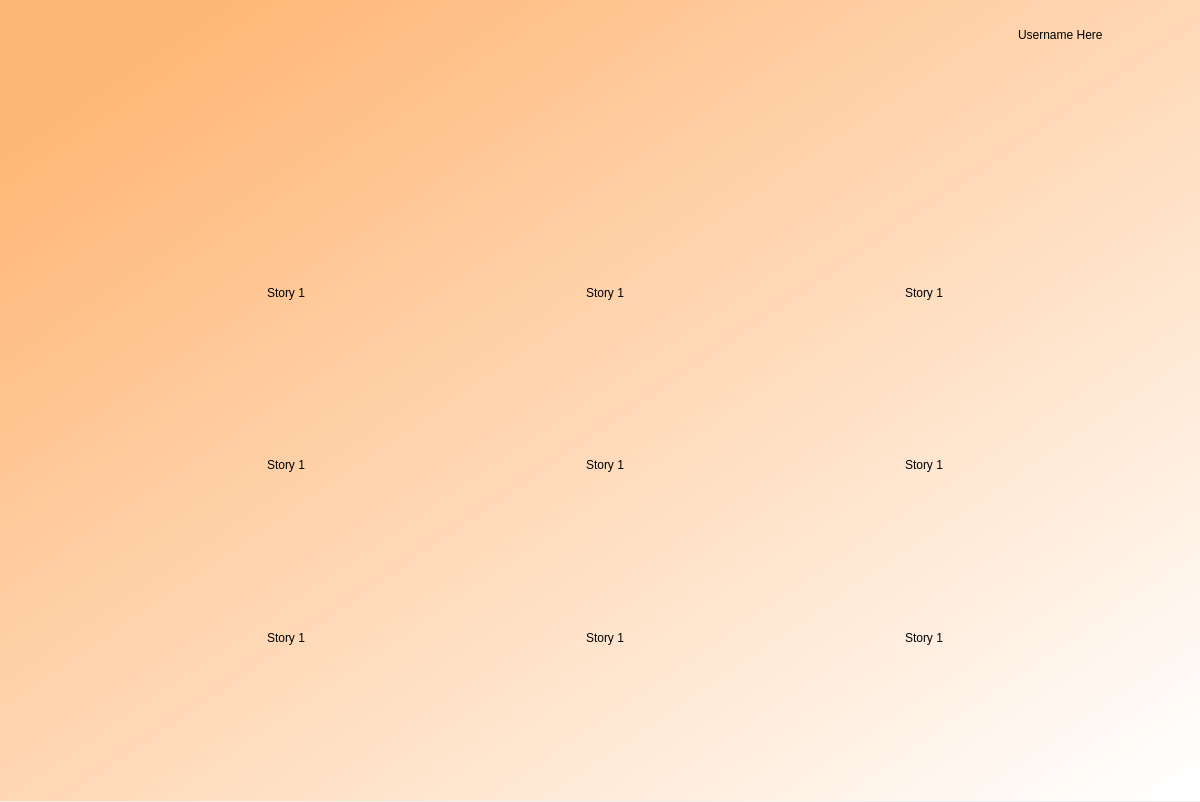
<?xml version="1.0" encoding="UTF-8"?>
<ui version="4.0">
 <class>Dialog</class>
 <widget class="QDialog" name="Dialog">
  <property name="geometry">
   <rect>
    <x>0</x>
    <y>0</y>
    <width>1200</width>
    <height>802</height>
   </rect>
  </property>
  <property name="windowTitle">
   <string>Dialog</string>
  </property>
  <widget class="QWidget" name="bgwidget" native="true">
   <property name="geometry">
    <rect>
     <x>0</x>
     <y>0</y>
     <width>1201</width>
     <height>801</height>
    </rect>
   </property>
   <property name="styleSheet">
    <string notr="true">QWidget#bgwidget{
background-color:qlineargradient(spread:pad, x1:0.091, y1:0.101636, x2:0.991379, y2:0.977, stop:0 rgb(255, 183, 119), stop:1 rgba(255, 255, 255, 255));}</string>
   </property>
   <widget class="QLabel" name="errorMsg">
    <property name="geometry">
     <rect>
      <x>440</x>
      <y>450</y>
      <width>341</width>
      <height>16</height>
     </rect>
    </property>
    <property name="styleSheet">
     <string notr="true">font: 12pt &quot;DengXian&quot;; color :red;</string>
    </property>
    <property name="text">
     <string/>
    </property>
   </widget>
   <widget class="QWidget" name="verticalLayoutWidget">
    <property name="geometry">
     <rect>
      <x>240</x>
      <y>90</y>
      <width>751</width>
      <height>80</height>
     </rect>
    </property>
    <layout class="QVBoxLayout" name="verticalLayout">
     <item alignment="Qt::AlignHCenter|Qt::AlignVCenter">
      <widget class="QLabel" name="difficulty">
       <property name="styleSheet">
        <string notr="true">font: 36pt &quot;DengXian&quot;; color: rgb(0, 0, 0)</string>
       </property>
       <property name="text">
        <string/>
       </property>
      </widget>
     </item>
    </layout>
   </widget>
   <widget class="QWidget" name="verticalLayoutWidget_2">
    <property name="geometry">
     <rect>
      <x>940</x>
      <y>10</y>
      <width>241</width>
      <height>51</height>
     </rect>
    </property>
    <layout class="QVBoxLayout" name="verticalLayout_2">
     <item alignment="Qt::AlignHCenter|Qt::AlignVCenter">
      <widget class="QLabel" name="profile">
       <property name="styleSheet">
        <string notr="true">font: 18pt &quot;DengXian&quot;; color: rgb(0, 0, 0)</string>
       </property>
       <property name="text">
        <string>Username Here</string>
       </property>
      </widget>
     </item>
    </layout>
   </widget>
   <widget class="QWidget" name="gridLayoutWidget">
    <property name="geometry">
     <rect>
      <x>130</x>
      <y>210</y>
      <width>951</width>
      <height>511</height>
     </rect>
    </property>
    <layout class="QGridLayout" name="gridLayout">
     <item row="1" column="0" alignment="Qt::AlignHCenter|Qt::AlignVCenter">
      <widget class="QLabel" name="label_3">
       <property name="styleSheet">
        <string notr="true">font: 48pt &quot;DengXian&quot;;
</string>
       </property>
       <property name="text">
        <string>Story 1</string>
       </property>
      </widget>
     </item>
     <item row="1" column="1" alignment="Qt::AlignHCenter|Qt::AlignVCenter">
      <widget class="QLabel" name="label_4">
       <property name="styleSheet">
        <string notr="true">font: 48pt &quot;DengXian&quot;;
</string>
       </property>
       <property name="text">
        <string>Story 1</string>
       </property>
      </widget>
     </item>
     <item row="2" column="0" alignment="Qt::AlignHCenter|Qt::AlignVCenter">
      <widget class="QLabel" name="label_2">
       <property name="styleSheet">
        <string notr="true">font: 48pt &quot;DengXian&quot;;
</string>
       </property>
       <property name="text">
        <string>Story 1</string>
       </property>
      </widget>
     </item>
     <item row="2" column="1" alignment="Qt::AlignHCenter|Qt::AlignVCenter">
      <widget class="QLabel" name="label_6">
       <property name="styleSheet">
        <string notr="true">font: 48pt &quot;DengXian&quot;;
</string>
       </property>
       <property name="text">
        <string>Story 1</string>
       </property>
      </widget>
     </item>
     <item row="0" column="0" alignment="Qt::AlignHCenter|Qt::AlignVCenter">
      <widget class="QLabel" name="label">
       <property name="styleSheet">
        <string notr="true">font: 48pt &quot;DengXian&quot;;
</string>
       </property>
       <property name="text">
        <string>Story 1</string>
       </property>
      </widget>
     </item>
     <item row="0" column="1" alignment="Qt::AlignHCenter|Qt::AlignVCenter">
      <widget class="QLabel" name="label_5">
       <property name="styleSheet">
        <string notr="true">font: 48pt &quot;DengXian&quot;;
</string>
       </property>
       <property name="text">
        <string>Story 1</string>
       </property>
      </widget>
     </item>
     <item row="1" column="2" alignment="Qt::AlignHCenter|Qt::AlignVCenter">
      <widget class="QLabel" name="label_7">
       <property name="styleSheet">
        <string notr="true">font: 48pt &quot;DengXian&quot;;
</string>
       </property>
       <property name="text">
        <string>Story 1</string>
       </property>
      </widget>
     </item>
     <item row="2" column="2" alignment="Qt::AlignHCenter|Qt::AlignVCenter">
      <widget class="QLabel" name="label_8">
       <property name="styleSheet">
        <string notr="true">font: 48pt &quot;DengXian&quot;;
</string>
       </property>
       <property name="text">
        <string>Story 1</string>
       </property>
      </widget>
     </item>
     <item row="0" column="2" alignment="Qt::AlignHCenter|Qt::AlignVCenter">
      <widget class="QLabel" name="label_9">
       <property name="styleSheet">
        <string notr="true">font: 48pt &quot;DengXian&quot;;
</string>
       </property>
       <property name="text">
        <string>Story 1</string>
       </property>
      </widget>
     </item>
    </layout>
   </widget>
  </widget>
 </widget>
 <resources/>
 <connections/>
</ui>
